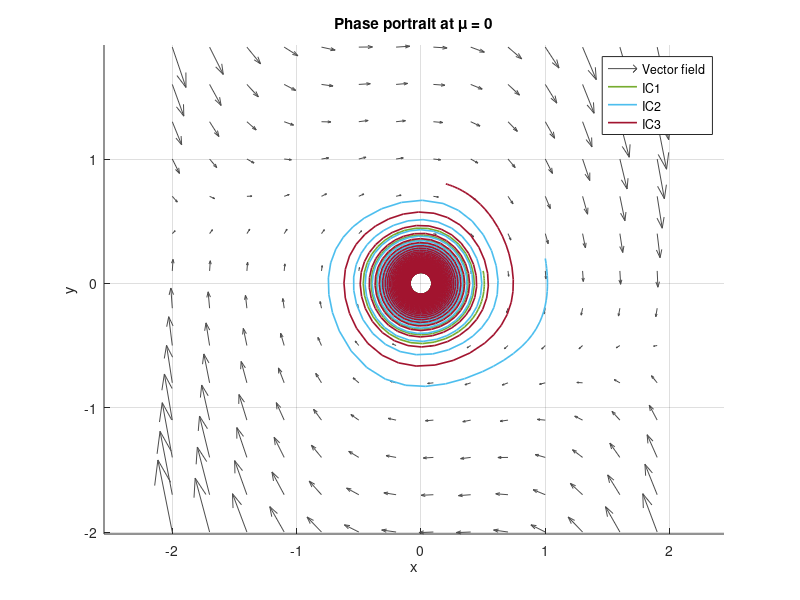

Write the MATLAB code that produced this figure. (Note: this script raises an error after producing the figure.)
% System: x' = y + mu*x;  y' = -x + mu*y - x^2*y

% 1. Simulation at the critical point, mu = 0
mu = 0;
f = @(t,X) [ X(2) + mu*X(1);  -X(1) + mu*X(2) - X(1).^2 .* X(2) ];
% direction field arrows
[xg,yg] = meshgrid(-2:0.3:2, -2:0.3:2);
u = yg + mu*xg;
v = -xg + mu*yg - xg.^2 .* yg;

figure; hold on; title('Phase portrait at \mu = 0');
xlabel('x'); ylabel('y'); axis equal; grid on;
% Draw arrows scaled for clarity
quiver(xg, yg, u, v, 1.5, 'Color', [0.3 0.3 0.3]);

tspan = [0 500];
X0s = [0.5 0.1; 1.0 0.2; 0.2 0.8];
for k=1:size(X0s,1)
    [t,X] = ode45(f, tspan, X0s(k,:)');
    plot(X(:,1), X(:,2), 'LineWidth', 1.2);
end
legend('Vector field','IC1','IC2','IC3');
prettyfig;


% 2. Simulation for a small positive mu to show the limit cycle.
mu = 0.05;    % small positive value for which a stable limit cycle exists
f = @(t,X) [ X(2) + mu*X(1);  -X(1) + mu*X(2) - X(1).^2 .* X(2) ];
% Vector field
[xg,yg] = meshgrid(-2:0.3:2, -2:0.3:2);
u = yg + mu*xg;
v = -xg + mu*yg - xg.^2 .* yg;

% Simulation
tspan = [0 1000];
X0 = [1.5; 0.0];
[t,X] = ode45(f, tspan, X0);
% Separate trajectory into transient and limit cycle portion
transient = round(length(t)*0.6);

figure; hold on;
quiver(xg, yg, u, v, 1.5, 'Color', [0.3 0.3 0.3]);   % vector field arrows
plot(X(:,1), X(:,2), 'b-', 'LineWidth', 1);          % full trajectory
plot(X(transient:end,1), X(transient:end,2), 'r-', 'LineWidth', 2);  % limit cycle emphasized

title(['Full trajectory and limit cycle for \mu = ', num2str(mu)]);
xlabel('x'); ylabel('y'); axis equal; grid on;
legend('Vector field','Full trajectory','Limit cycle');
prettyfig;
